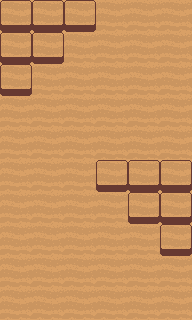

This game map was drawn from its Tiled (.tmx) file and the tilesets committed beside it. A one-line description and the full map source follow:
An orthogonal 6x10 tile map with 32x32 px tiles, 1 tile layer (Tile Layer 1).

<map version="1.4" tiledversion="1.4.3" orientation="orthogonal" renderorder="left-up" width="6" height="10" tilewidth="32" tileheight="32" infinite="0" nextlayerid="2" nextobjectid="1">
 <tileset firstgid="1" source="ClimberGame.tsx" />
 <layer id="1" name="Tile Layer 1" width="6" height="10">
  <data encoding="csv">
2,2,2,1,1,1,
2,2,1,1,1,1,
2,1,1,1,1,1,
1,1,1,1,1,1,
1,1,1,1,1,1,
1,1,1,2,2,2,
1,1,1,1,2,2,
1,1,1,1,1,2,
1,1,1,1,1,1,
1,1,1,1,1,1
</data>
 </layer>
</map>
